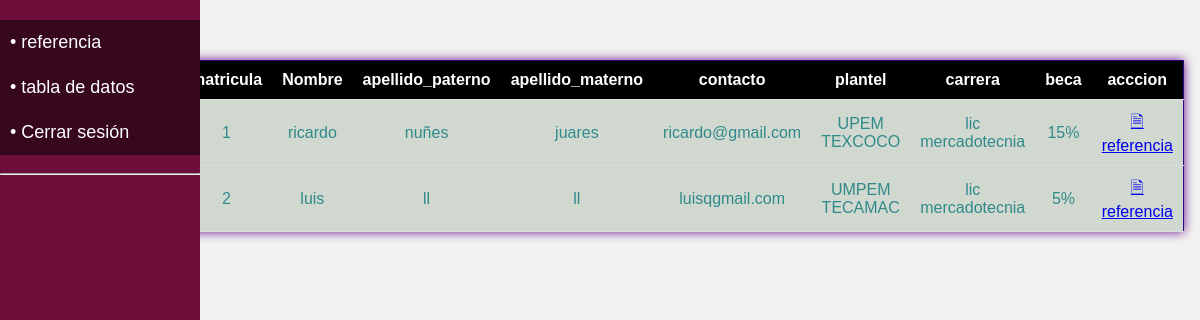
Screenshot of /tabla_referencias.php (signed in) with the database file from the repository.
### tables this page shows
CREATE TABLE `usuario` (
  `id_matricula` int(25) NOT NULL,
  `Nom_usuario` varchar(25) NOT NULL,
  `apellido_paterno` varchar(25) NOT NULL,
  `apellido_materno` varchar(25) NOT NULL,
  `fk_contacto` int(12) NOT NULL,
  `fk_plantel` int(12) NOT NULL,
  `fk_carrera` int(12) NOT NULL,
  `fk_modalidad` int(12) NOT NULL,
  `fk_beca` int(12) NOT NULL
);

CREATE TABLE `contacto` (
  `id_contacto` int(12) NOT NULL,
  `correo` varchar(30) NOT NULL,
  `numero_celular` varchar(10) NOT NULL,
  `numero_telefono` varchar(12) NOT NULL,
  `contraseña` varchar(45) NOT NULL,
  `fk_plantel` int(12) NOT NULL
);

CREATE TABLE `plantel` (
  `id_plantel` int(6) NOT NULL,
  `nom_plantel` varchar(70) NOT NULL
);

CREATE TABLE `carrera` (
  `id_carrera` int(30) NOT NULL,
  `nombre_carrera` varchar(40) NOT NULL,
  `costo_carrera` varchar(9) NOT NULL
);

CREATE TABLE `beca` (
  `id_beca` int(10) NOT NULL,
  `porcentaje_beca` varchar(8) NOT NULL
);

### tabla_referencias.php (the view, shortened to what this page needs)
<!DOCTYPE html>
<html lang="en">
<head>
</head>
<?php
include("barra_lateral.php");
?>
<?php
$sqlusu=" SELECT * FROM usuario a
            INNER JOIN contacto b ON a.fk_contacto = b.id_contacto
            INNER JOIN plantel c ON a.fk_plantel=c.id_plantel
            INNER JOIN carrera d ON a.fk_carrera=d.id_carrera
            INNER JOIN modalidad e ON a.fk_modalidad=e.id_modalidad
            INNER JOIN beca f ON a.fk_beca=f.id_beca
          ";
$result = mysqli_query($conn,$sqlusu);
?>
<body>
<table>
    <table class="table" id="myTable">
      <thead>
        <tr>
        <th scope="col">matricula</th>
          <th scope="col">Nombre</th>
          <th scope="col">apellido_paterno</th>
          <th scope="col">apellido_materno</th>
          <th scope="col">contacto</th>
          <th scope="col">plantel</th>
          <th scope="col">carrera</th>
          <th scope="col">beca</th>
          <th scope="col">acccion</th>
        </tr>
      </thead>
      <tbody>
      <?php
    while($sqlusu=mysqli_fetch_array($result)){
        ?>
        <tr>
          <td><?php echo $sqlusu['id_matricula'] ?></td>
          <td><?php echo $sqlusu['Nom_usuario'] ?></td>
          <td><?php echo $sqlusu['apellido_paterno'] ?></td>
          <td><?php echo $sqlusu['apellido_materno'] ?></td>
          <td><?php echo $sqlusu['correo'] ?></td>
          <td><?php echo $sqlusu['nom_plantel'] ?></td>
          <td><?php echo $sqlusu['nombre_carrera'] ?></td>
          <td><?php echo $sqlusu['porcentaje_beca'] ?></td>
          <td>
          <a href="referencia.php ?id_matricula=<?=$sqlusu['id_matricula'] ?>"referencia >&#128462 referencia</a>
          </td>
        </tr>
    <?php
    }
            ?>
        </tbody>
    </table>
</table>
</body>
</html>

### barra_lateral.php (shortened to what this page needs)
<html>
<head>
<link rel="stylesheet" href="style.css">
</head>
<link rel="stylesheet" href="style.css">
<body>
<div class="BarraLateral">
<ul>
<li><a href="#" >• referencia</a></li>
<li><a href="tabla_referencias.php" >• tabla de datos</a></li>
<li><a href="cerrar_sesion.php" >• Cerrar sesión</a></li>
</ul>
<hr>
</div>
</body>
</html>

### style.css (style rules this page uses)
body { background: #f2f2f2; font-family: Arial, sans-serif; margin:0; padding:0; display: flex; flex-direction: column; }
.BarraLateral { position: fixed; top: 0; left: 0; width: 200px; height: 100%; background-color: #6d0e3a; box-sizing: border-box; text-align:center; }
.BarraLateral ul { list-style: none; padding: 0; margin-top:10%; font-size:18px; }
.BarraLateral li { text-align:left; padding: 12px 10px; background-color: rgba(0, 0, 0, .5); color:#d9dbe0; }
.BarraLateral a { color: white; text-decoration: none; }
table { border-collapse: collapse; width: 80%; margin: 0 auto; border: 1px solid rgb(47, 9, 134); margin-left: 15%; margin-right: 85%; margin-bottom: 5%; background-color: #d0d8d0; box-shadow: 0 0 10px rgba(101, 13, 136, 0.993); color:#308a8a; }
th { background-color: black; color: white; }
th, td { padding: 10px; text-align: center; border-bottom: 1px solid #dddddd; }

### rows the page displays
usuario: id_matricula "1", Nom_usuario "ricardo", apellido_paterno "nuñes", apellido_materno "juares", fk_contacto.correo "ricardo@gmail.com", fk_plantel.nom_plantel "UPEM TEXCOCO", fk_carrera.nombre_carrera "lic mercadotecnia", fk_beca.porcentaje_beca "15%"
usuario: id_matricula "2", Nom_usuario "luis", apellido_paterno "ll", apellido_materno "ll", fk_contacto.correo "luisqgmail.com", fk_plantel.nom_plantel "UMPEM TECAMAC", fk_carrera.nombre_carrera "lic mercadotecnia", fk_beca.porcentaje_beca "5%"
